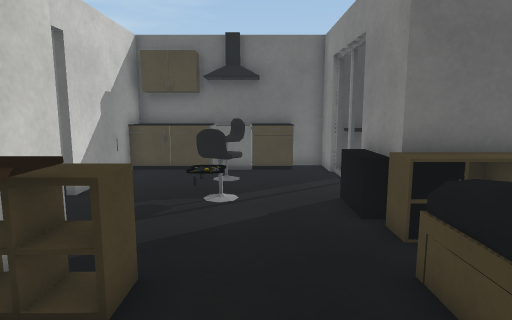
View 1 (above)

13 first-person views from a walk through a scene from a Unity 3-D project. The camera is 1.2 m above the floor, tilts 8° down and sees 75° across. The floor is counted in squares, 0.5 m on a side. Each view is taken from the middle of a square. On the plan, view 1 faces up. The plan holds only what a view shows up to about 20 squares ahead; the rest is blank. The place goes on beyond the plan. Surface patterns are stand-ins for the level's own textures.

View 2
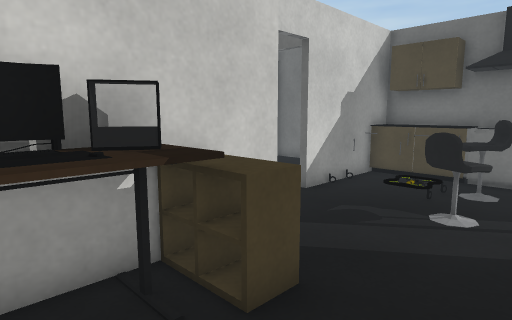

View 3
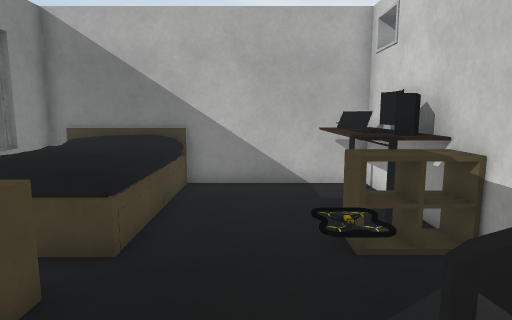

View 4
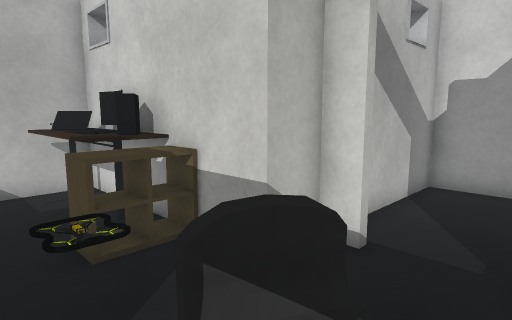

View 5
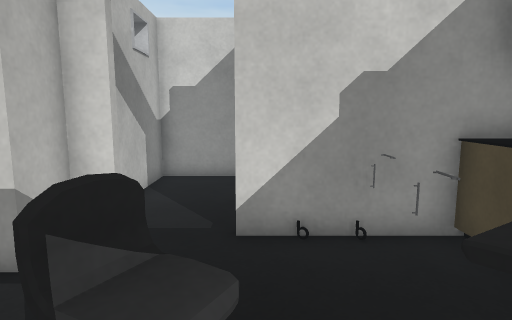

View 6
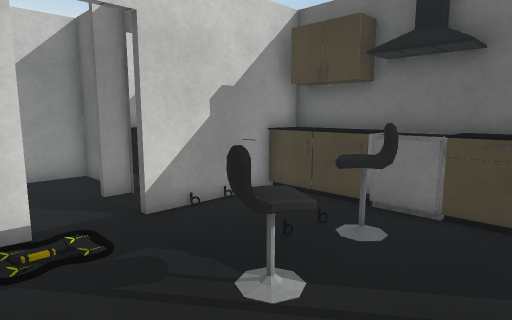

View 7
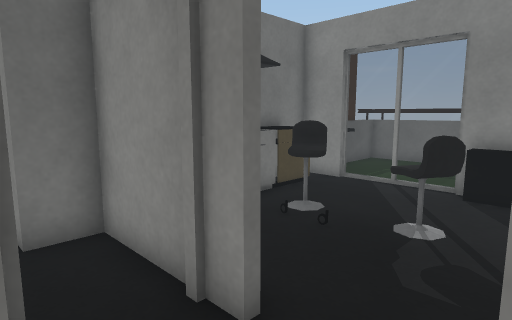

View 8
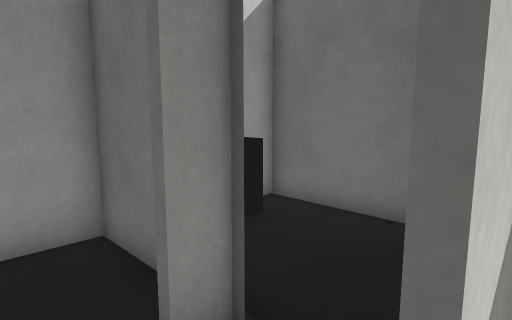

View 9
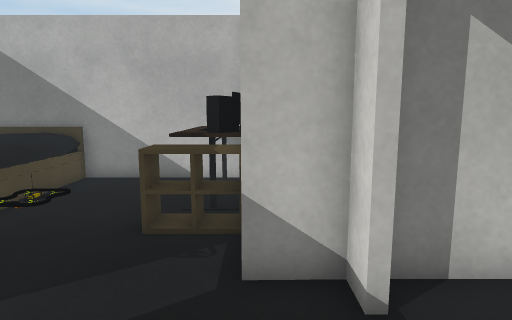

View 10
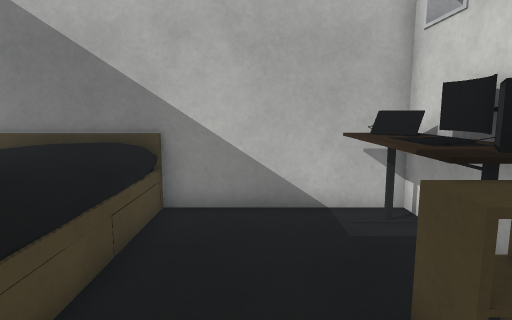

View 11
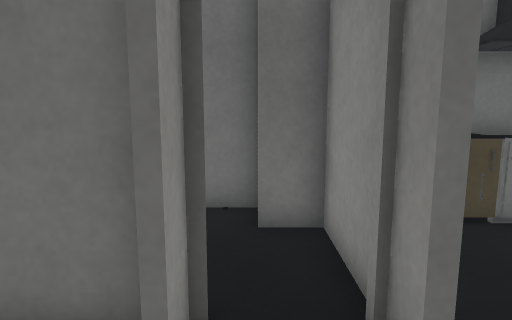

View 12
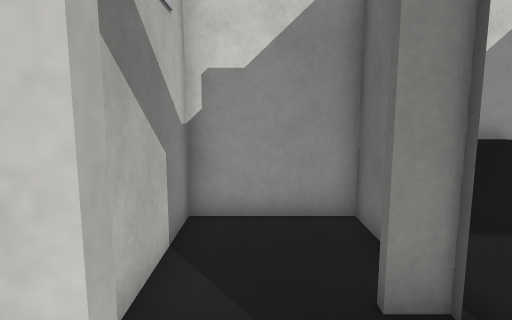

View 13
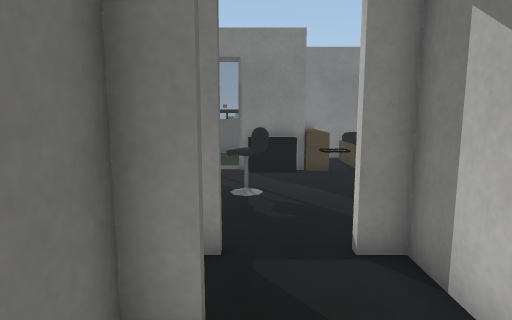

### Floor plan
Key: @ floor where view 1 was taken; # wall or solid block; . floor; / step, stairs or slope; = window, fence, low wall or low ledge; ^ raised ledge; O other object.
Columns run from 12 left of view 1 to 5 right of it. Each row starts with its distance up from view 1.
 15 ######  #####^##^^
 14 #^...#######=^=#^^
 13 #^....######...=.
 12 #^....##===^...=.
 11 #    .##..//...=.
 10 #####.##...=...=.
  9 #.........===.=#
  8 #.............=^
  7 #.....##...O...#^^
  6 #########..O...^^^
  5         #......===
  4         ^^^...=^^^
  3         ^^^....^^^
  2         #^^....^^^
  1         #^^....^^^
  0         ##^.@..^^^
 -1         #######^^^

Where each view was taken, in squares from view 1:
view 1: 0 up, 0 right, facing up
view 2: 1 up, 1 right, facing up-left
view 3: 10 up, 0 right, facing down
view 4: 10 up, 0 right, facing down-left
view 5: 10 up, 1 right, facing left
view 6: 6 up, 2 right, facing up-left
view 7: 7 up, 8 left, facing up-right
view 8: 8 up, 5 left, facing up-left
view 9: 11 up, 4 left, facing down
view 10: 7 up, 0 right, facing down
view 11: 7 up, 7 left, facing up
view 12: 8 up, 4 left, facing left
view 13: 9 up, 11 left, facing right
